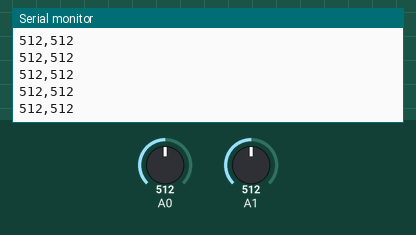
This sketch was run on a simulated Arduino Uno, built with avr-gcc and run on an emulated ATmega328P. Parts: the last lines printed to the serial monitor. Inputs (shaded band) come from the test bench; at power-on: A0 = 512, A1 = 512.

Above: at 1.2 s.
1.3 s: A0 set to 716
At 2.4 s:
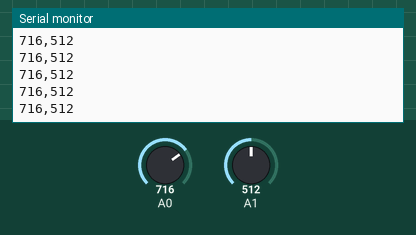
2.8 s: A1 set to 716
At 3.4 s:
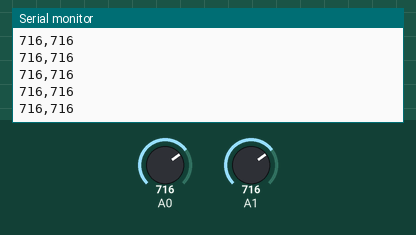
5.8 s: A0 set to 900
At 6.5 s:
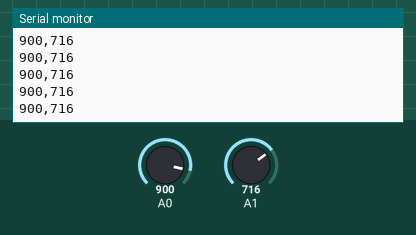
7.3 s: A1 set to 900
At 8.1 s:
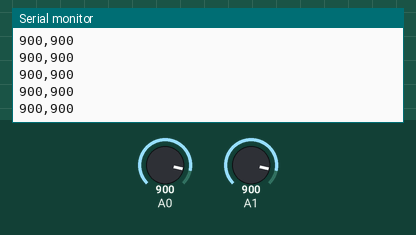
Timing chart, 0 to 9.8 s (numbered marks = the images above; inputs shaded):
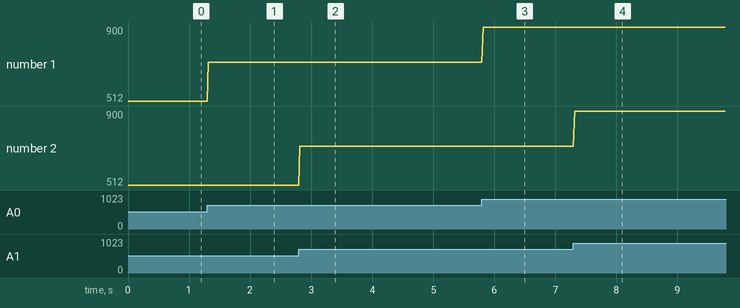

Measured:
- after the input at 1.3 s, the serial monitor: prints a new line at once (image 1)
- after the input at 2.8 s, the serial monitor: prints a new line at once (image 2)
- after the input at 5.8 s, the serial monitor: prints a new line at once (image 3)
- after the input at 7.3 s, the serial monitor: prints a new line at once (image 4)
- plotted number 1: 512 → 716 after the input at 1.3 s, 716 → 900 after the input at 5.8 s

The sketch:

arduino_unitySketch.ino
```cpp
int analogValue1 = 0;
int analogValue2 = 0;

void setup() {
  Serial.begin(9600);
}

void loop() {
  analogValue1 = analogRead(A0);
  analogValue2 = analogRead(A1);
  Serial.print(analogValue1);
  Serial.print(",");
  Serial.println(analogValue2);
  delay(20);
}
```
